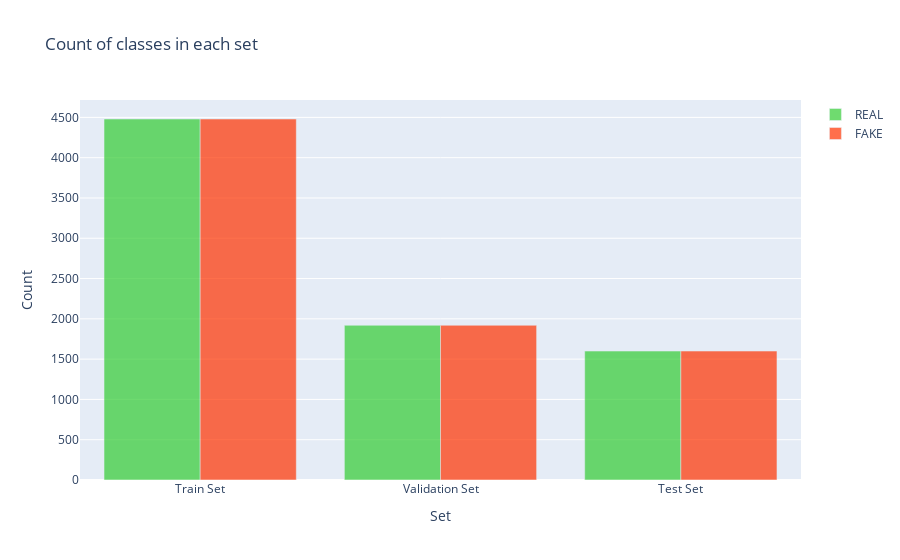

Notebook code cell kept with this figure:
### Code cell
y = dict()

y[0] = []
y[1] = []

for set_name in (np.array(Train_set['label']), np.array(Val_set['label']), np.array(Test_set['label'])):
    y[0].append(np.sum(set_name == 'REAL'))
    y[1].append(np.sum(set_name == 'FAKE'))

trace0 = go.Bar(
    x=['Train Set', 'Validation Set', 'Test Set'],
    y=y[0],
    name='REAL',
    marker=dict(color='#33cc33'),
    opacity=0.7
)
trace1 = go.Bar(
    x=['Train Set', 'Validation Set', 'Test Set'],
    y=y[1],
    name='FAKE',
    marker=dict(color='#ff3300'),
    opacity=0.7
)

data = [trace0, trace1]
layout = go.Layout(
    title='Count of classes in each set',
    xaxis={'title': 'Set'},
    yaxis={'title': 'Count'}
)

fig = go.Figure(data, layout)
iplot(fig)

### Figure 1 — Plotly figure (JSON) as saved in the notebook; plotly's stock layout.template omitted (floating-point values rounded to 4 significant figures)
{"data": [{"marker": {"color": "#33cc33"}, "name": "REAL", "opacity": 0.7, "type": "bar", "x": ["Train Set", "Validation Set", "Test Set"], "y": [4480, 1920, 1600]}, {"marker": {"color": "#ff3300"}, "name": "FAKE", "opacity": 0.7, "type": "bar", "x": ["Train Set", "Validation Set", "Test Set"], "y": [4480, 1920, 1600]}], "layout": {"title": {"text": "Count of classes in each set"}, "xaxis": {"title": {"text": "Set"}}, "yaxis": {"title": {"text": "Count"}}}}
